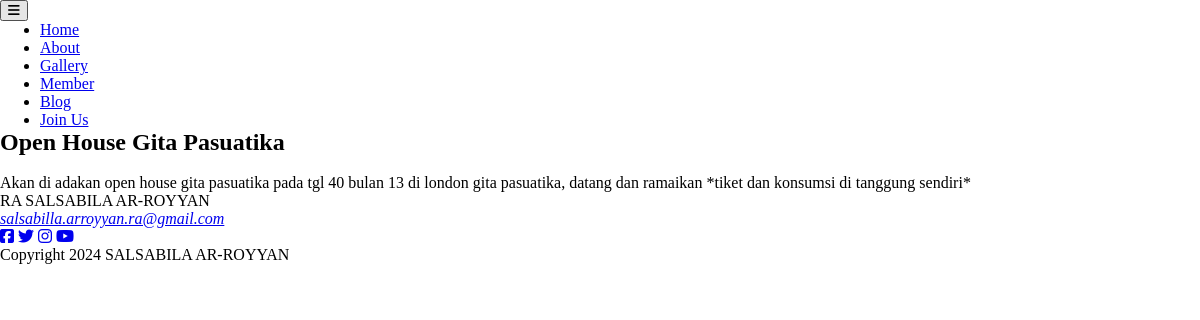
The app's page /detail-berita.php?id=1 with its own data.
### tables this page shows
CREATE TABLE `berita` (
  `id_ber` int(11) NOT NULL,
  `judul` varchar(50) NOT NULL,
  `foto` varchar(100) DEFAULT NULL,
  `isi` text NOT NULL,
  `tgl` date DEFAULT NULL
);

### detail-berita.php (the view, shortened to what this page needs)
<?php
$koneksi = new mysqli("localhost", "root", "", "gp");
$id_berita = $_GET["id"];
$ambil = $koneksi->query("SELECT * FROM berita where id_ber = '$id_berita'");
$isi = $ambil->fetch_assoc();
?>
<!DOCTYPE html>
<html lang="en">
	<head>
		<link href="fonts/font-awesome.min.css" rel="stylesheet" type="text/css">
		<link rel="stylesheet" href="style.css">
	</head>
	<body>
		<div id="site-content">
			<?php include 'header.php'; ?>
			<main class="main-content">
				<div class="fullwidth-block inner-content">
					<div class="container">
						<div class="row">
							<div class="col-lg-11">
								<div class="content">
									<h2 class="entry-title"><?php echo $isi['judul']; ?></h2>
									<figure class="featured-image">
									</figure>
									<p class="leading"><?php echo $isi['isi']; ?></p>
								</div>
							</div>
						</div>
					</div>
				</div>
			</main>
			<?php include 'footer.php'; ?>
		</div>
	</body>
</html>

### style.css (style rules this page uses)
* { padding:0px auto; margin:0px auto; }
body { background-color: #fff; background-attachment:fixed; font-family: verdana; }

### records on screen
berita: judul "Open House Gita Pasuatika", isi "Akan di adakan open house gita pasuatika pada tgl 40 bulan 13 di london gita pasuatika, datang dan ramaikan *tiket dan konsumsi di tanggung sendiri*"
